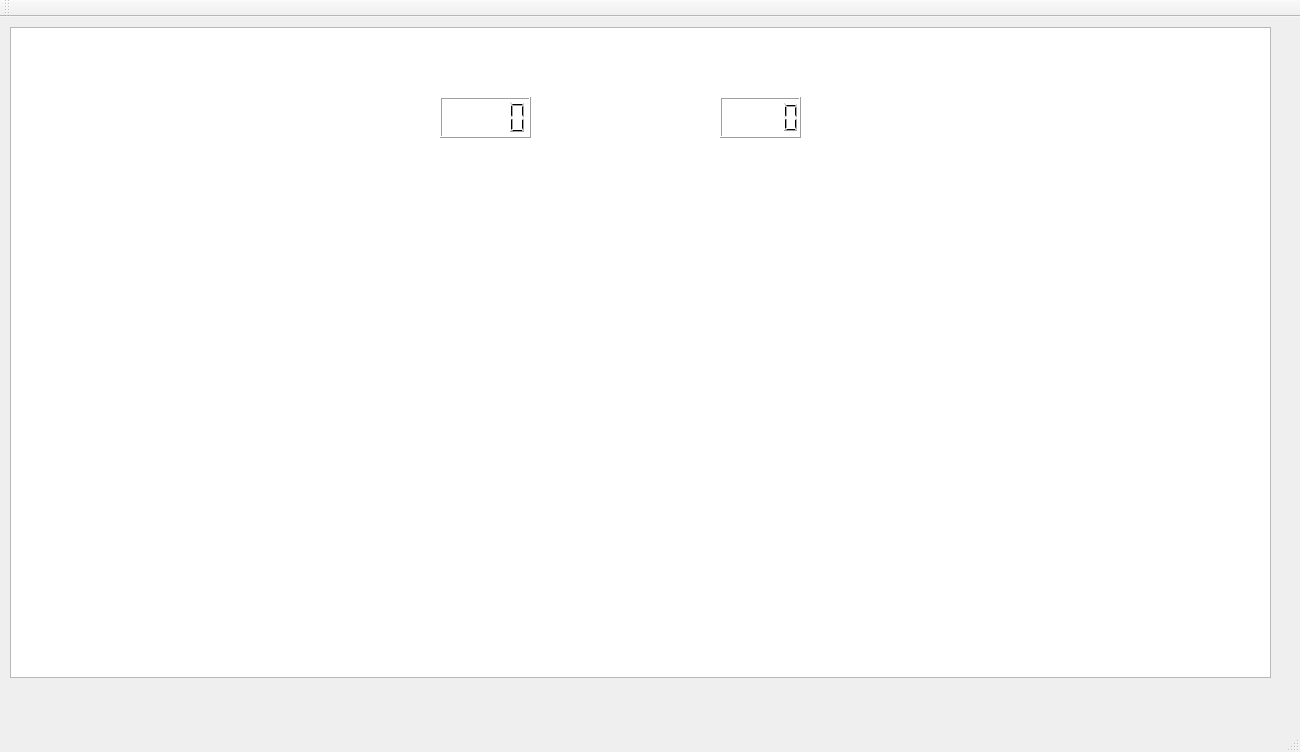
<?xml version="1.0" encoding="UTF-8"?>
<ui version="4.0">
 <class>MainWindow</class>
 <widget class="QMainWindow" name="MainWindow">
  <property name="geometry">
   <rect>
    <x>0</x>
    <y>0</y>
    <width>1300</width>
    <height>752</height>
   </rect>
  </property>
  <property name="windowTitle">
   <string>MainWindow</string>
  </property>
  <widget class="QWidget" name="centralWidget">
   <widget class="QGraphicsView" name="graphicsView">
    <property name="geometry">
     <rect>
      <x>10</x>
      <y>10</y>
      <width>1261</width>
      <height>651</height>
     </rect>
    </property>
   </widget>
   <widget class="QLCDNumber" name="lcd1">
    <property name="geometry">
     <rect>
      <x>440</x>
      <y>80</y>
      <width>91</width>
      <height>41</height>
     </rect>
    </property>
   </widget>
   <widget class="QLCDNumber" name="lcd">
    <property name="geometry">
     <rect>
      <x>720</x>
      <y>80</y>
      <width>81</width>
      <height>41</height>
     </rect>
    </property>
   </widget>
   <widget class="QLabel" name="label1">
    <property name="geometry">
     <rect>
      <x>10</x>
      <y>10</y>
      <width>1271</width>
      <height>661</height>
     </rect>
    </property>
    <property name="text">
     <string>TextLabel</string>
    </property>
   </widget>
   <widget class="QLabel" name="label">
    <property name="geometry">
     <rect>
      <x>340</x>
      <y>80</y>
      <width>111</width>
      <height>41</height>
     </rect>
    </property>
    <property name="text">
     <string>&lt;html&gt;&lt;head/&gt;&lt;body&gt;&lt;p&gt;&lt;span style=&quot; font-size:18pt; font-weight:600; color:#ffffff;&quot;&gt;SCORE:&lt;/span&gt;&lt;/p&gt;&lt;/body&gt;&lt;/html&gt;</string>
    </property>
   </widget>
   <widget class="QLabel" name="label_2">
    <property name="geometry">
     <rect>
      <x>600</x>
      <y>80</y>
      <width>121</width>
      <height>41</height>
     </rect>
    </property>
    <property name="text">
     <string>&lt;html&gt;&lt;head/&gt;&lt;body&gt;&lt;p&gt;&lt;span style=&quot; font-size:18pt; font-weight:600; color:#ffffff;&quot;&gt;HEALTH:&lt;/span&gt;&lt;/p&gt;&lt;/body&gt;&lt;/html&gt;</string>
    </property>
   </widget>
   <zorder>label1</zorder>
   <zorder>graphicsView</zorder>
   <zorder>lcd1</zorder>
   <zorder>lcd</zorder>
   <zorder>label</zorder>
   <zorder>label_2</zorder>
  </widget>
  <widget class="QMenuBar" name="menuBar">
   <property name="geometry">
    <rect>
     <x>0</x>
     <y>0</y>
     <width>1300</width>
     <height>22</height>
    </rect>
   </property>
  </widget>
  <widget class="QToolBar" name="mainToolBar">
   <attribute name="toolBarArea">
    <enum>TopToolBarArea</enum>
   </attribute>
   <attribute name="toolBarBreak">
    <bool>false</bool>
   </attribute>
  </widget>
  <widget class="QStatusBar" name="statusBar"/>
 </widget>
 <layoutdefault spacing="6" margin="11"/>
 <resources/>
 <connections/>
</ui>
